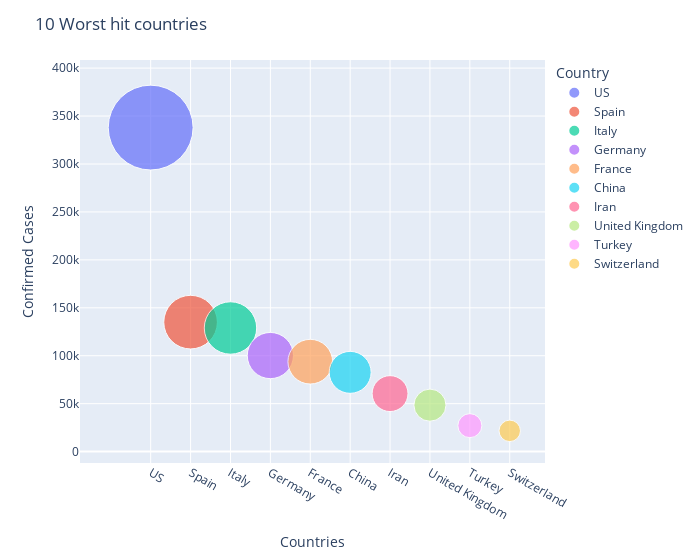

Write notebook code for a chart like this one.
### Markdown cell above
** We now want to create a more visually intuitive visualisation of the above table. **

### Code cell
def bubble_chart(n):
    fig = px.scatter(sorted_country.head(n), x="Country", y="Confirmed", size="Confirmed", color="Country",
               hover_name="Country", size_max=60)
    fig.update_layout(
    title=str(n) +" Worst Hit Countries",
    xaxis_title="Countries",
    yaxis_title="Confirmed Cases",
    width = 700
    )
    fig.show()
interact(bubble_chart, n=10)

### Figure 1 — Plotly figure (JSON) as saved in the notebook; plotly's stock layout.template omitted (floating-point values rounded to 4 significant figures)
{"data": [{"hovertemplate": "<b>%{hovertext}</b><br><br>Country=%{x}<br>Confirmed=%{marker.size}<extra></extra>", "hovertext": ["US"], "legendgroup": "US", "marker": {"color": "#636efa", "size": [337971], "sizemode": "area", "sizeref": 93.88, "symbol": "circle"}, "mode": "markers", "name": "US", "showlegend": true, "type": "scatter", "x": ["US"], "xaxis": "x", "y": [337971], "yaxis": "y"}, {"hovertemplate": "<b>%{hovertext}</b><br><br>Country=%{x}<br>Confirmed=%{marker.size}<extra></extra>", "hovertext": ["Spain"], "legendgroup": "Spain", "marker": {"color": "#EF553B", "size": [135032], "sizemode": "area", "sizeref": 93.88, "symbol": "circle"}, "mode": "markers", "name": "Spain", "showlegend": true, "type": "scatter", "x": ["Spain"], "xaxis": "x", "y": [135032], "yaxis": "y"}, {"hovertemplate": "<b>%{hovertext}</b><br><br>Country=%{x}<br>Confirmed=%{marker.size}<extra></extra>", "hovertext": ["Italy"], "legendgroup": "Italy", "marker": {"color": "#00cc96", "size": [128948], "sizemode": "area", "sizeref": 93.88, "symbol": "circle"}, "mode": "markers", "name": "Italy", "showlegend": true, "type": "scatter", "x": ["Italy"], "xaxis": "x", "y": [128948], "yaxis": "y"}, {"hovertemplate": "<b>%{hovertext}</b><br><br>Country=%{x}<br>Confirmed=%{marker.size}<extra></extra>", "hovertext": ["Germany"], "legendgroup": "Germany", "marker": {"color": "#ab63fa", "size": [100186], "sizemode": "area", "sizeref": 93.88, "symbol": "circle"}, "mode": "markers", "name": "Germany", "showlegend": true, "type": "scatter", "x": ["Germany"], "xaxis": "x", "y": [100186], "yaxis": "y"}, {"hovertemplate": "<b>%{hovertext}</b><br><br>Country=%{x}<br>Confirmed=%{marker.size}<extra></extra>", "hovertext": ["France"], "legendgroup": "France", "marker": {"color": "#FFA15A", "size": [93780], "sizemode": "area", "sizeref": 93.88, "symbol": "circle"}, "mode": "markers", "name": "France", "showlegend": true, "type": "scatter", "x": ["France"], "xaxis": "x", "y": [93780], "yaxis": "y"}, {"hovertemplate": "<b>%{hovertext}</b><br><br>Country=%{x}<br>Confirmed=%{marker.size}<extra></extra>", "hovertext": ["China"], "legendgroup": "China", "marker": {"color": "#19d3f3", "size": [82665], "sizemode": "area", "sizeref": 93.88, "symbol": "circle"}, "mode": "markers", "name": "China", "showlegend": true, "type": "scatter", "x": ["China"], "xaxis": "x", "y": [82665], "yaxis": "y"}, {"hovertemplate": "<b>%{hovertext}</b><br><br>Country=%{x}<br>Confirmed=%{marker.size}<extra></extra>", "hovertext": ["Iran"], "legendgroup": "Iran", "marker": {"color": "#FF6692", "size": [60500], "sizemode": "area", "sizeref": 93.88, "symbol": "circle"}, "mode": "markers", "name": "Iran", "showlegend": true, "type": "scatter", "x": ["Iran"], "xaxis": "x", "y": [60500], "yaxis": "y"}, {"hovertemplate": "<b>%{hovertext}</b><br><br>Country=%{x}<br>Confirmed=%{marker.size}<extra></extra>", "hovertext": ["United Kingdom"], "legendgroup": "United Kingdom", "marker": {"color": "#B6E880", "size": [48451], "sizemode": "area", "sizeref": 93.88, "symbol": "circle"}, "mode": "markers", "name": "United Kingdom", "showlegend": true, "type": "scatter", "x": ["United Kingdom"], "xaxis": "x", "y": [48451], "yaxis": "y"}, {"hovertemplate": "<b>%{hovertext}</b><br><br>Country=%{x}<br>Confirmed=%{marker.size}<extra></extra>", "hovertext": ["Turkey"], "legendgroup": "Turkey", "marker": {"color": "#FF97FF", "size": [27069], "sizemode": "area", "sizeref": 93.88, "symbol": "circle"}, "mode": "markers", "name": "Turkey", "showlegend": true, "type": "scatter", "x": ["Turkey"], "xaxis": "x", "y": [27069], "yaxis": "y"}, {"hovertemplate": "<b>%{hovertext}</b><br><br>Country=%{x}<br>Confirmed=%{marker.size}<extra></extra>", "hovertext": ["Switzerland"], "legendgroup": "Switzerland", "marker": {"color": "#FECB52", "size": [21652], "sizemode": "area", "sizeref": 93.88, "symbol": "circle"}, "mode": "markers", "name": "Switzerland", "showlegend": true, "type": "scatter", "x": ["Switzerland"], "xaxis": "x", "y": [21652], "yaxis": "y"}], "layout": {"legend": {"itemsizing": "constant", "title": {"text": "Country"}, "tracegroupgap": 0}, "margin": {"t": 60}, "title": {"text": "10 Worst hit countries"}, "width": 700, "xaxis": {"anchor": "y", "categoryarray": ["US", "Spain", "Italy", "Germany", "France", "China", "Iran", "United Kingdom", "Turkey", "Switzerland"], "categoryorder": "array", "domain": [0, 1], "title": {"text": "Countries"}}, "yaxis": {"anchor": "x", "domain": [0, 1], "title": {"text": "Confirmed Cases"}}}}
